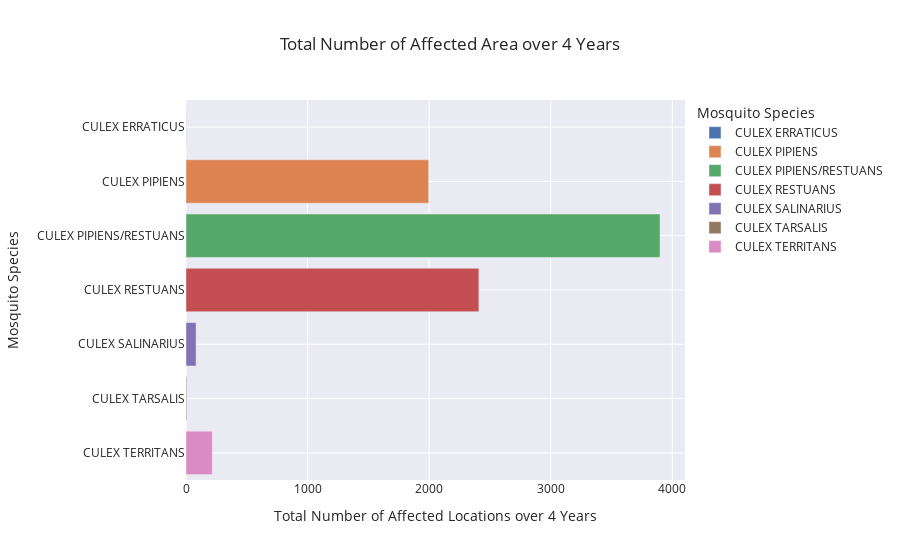

The notebook cell saved with this chart:
### Code cell
px.bar(species_count,
       x='count',
       y='species',
       orientation='h',
       color='species',
       labels={'species':'Mosquito Species','count':'Total Number of Affected Locations over 4 Years'},
       title='Total Number of Affected Area over 4 Years'
)

### Figure 1 — Plotly figure (JSON) as saved in the notebook; plotly's stock layout.template omitted (floating-point values rounded to 4 significant figures)
{"data": [{"alignmentgroup": "True", "hovertemplate": "Mosquito Species=%{y}<br>Total Number of Affected Locations over 4 Years=%{x}<extra></extra>", "legendgroup": "CULEX ERRATICUS", "marker": {"color": "rgb(76,114,176)", "pattern": {"shape": ""}}, "name": "CULEX ERRATICUS", "offsetgroup": "CULEX ERRATICUS", "orientation": "h", "showlegend": true, "textposition": "auto", "type": "bar", "x": [1], "xaxis": "x", "y": ["CULEX ERRATICUS"], "yaxis": "y"}, {"alignmentgroup": "True", "hovertemplate": "Mosquito Species=%{y}<br>Total Number of Affected Locations over 4 Years=%{x}<extra></extra>", "legendgroup": "CULEX PIPIENS", "marker": {"color": "rgb(221,132,82)", "pattern": {"shape": ""}}, "name": "CULEX PIPIENS", "offsetgroup": "CULEX PIPIENS", "orientation": "h", "showlegend": true, "textposition": "auto", "type": "bar", "x": [1996], "xaxis": "x", "y": ["CULEX PIPIENS"], "yaxis": "y"}, {"alignmentgroup": "True", "hovertemplate": "Mosquito Species=%{y}<br>Total Number of Affected Locations over 4 Years=%{x}<extra></extra>", "legendgroup": "CULEX PIPIENS/RESTUANS", "marker": {"color": "rgb(85,168,104)", "pattern": {"shape": ""}}, "name": "CULEX PIPIENS/RESTUANS", "offsetgroup": "CULEX PIPIENS/RESTUANS", "orientation": "h", "showlegend": true, "textposition": "auto", "type": "bar", "x": [3899], "xaxis": "x", "y": ["CULEX PIPIENS/RESTUANS"], "yaxis": "y"}, {"alignmentgroup": "True", "hovertemplate": "Mosquito Species=%{y}<br>Total Number of Affected Locations over 4 Years=%{x}<extra></extra>", "legendgroup": "CULEX RESTUANS", "marker": {"color": "rgb(196,78,82)", "pattern": {"shape": ""}}, "name": "CULEX RESTUANS", "offsetgroup": "CULEX RESTUANS", "orientation": "h", "showlegend": true, "textposition": "auto", "type": "bar", "x": [2409], "xaxis": "x", "y": ["CULEX RESTUANS"], "yaxis": "y"}, {"alignmentgroup": "True", "hovertemplate": "Mosquito Species=%{y}<br>Total Number of Affected Locations over 4 Years=%{x}<extra></extra>", "legendgroup": "CULEX SALINARIUS", "marker": {"color": "rgb(129,114,179)", "pattern": {"shape": ""}}, "name": "CULEX SALINARIUS", "offsetgroup": "CULEX SALINARIUS", "orientation": "h", "showlegend": true, "textposition": "auto", "type": "bar", "x": [83], "xaxis": "x", "y": ["CULEX SALINARIUS"], "yaxis": "y"}, {"alignmentgroup": "True", "hovertemplate": "Mosquito Species=%{y}<br>Total Number of Affected Locations over 4 Years=%{x}<extra></extra>", "legendgroup": "CULEX TARSALIS", "marker": {"color": "rgb(147,120,96)", "pattern": {"shape": ""}}, "name": "CULEX TARSALIS", "offsetgroup": "CULEX TARSALIS", "orientation": "h", "showlegend": true, "textposition": "auto", "type": "bar", "x": [6], "xaxis": "x", "y": ["CULEX TARSALIS"], "yaxis": "y"}, {"alignmentgroup": "True", "hovertemplate": "Mosquito Species=%{y}<br>Total Number of Affected Locations over 4 Years=%{x}<extra></extra>", "legendgroup": "CULEX TERRITANS", "marker": {"color": "rgb(218,139,195)", "pattern": {"shape": ""}}, "name": "CULEX TERRITANS", "offsetgroup": "CULEX TERRITANS", "orientation": "h", "showlegend": true, "textposition": "auto", "type": "bar", "x": [216], "xaxis": "x", "y": ["CULEX TERRITANS"], "yaxis": "y"}], "layout": {"barmode": "relative", "legend": {"title": {"text": "Mosquito Species"}, "tracegroupgap": 0}, "title": {"text": "Total Number of Affected Area over 4 Years"}, "xaxis": {"anchor": "y", "domain": [0, 1], "title": {"text": "Total Number of Affected Locations over 4 Years"}}, "yaxis": {"anchor": "x", "categoryarray": ["CULEX TERRITANS", "CULEX TARSALIS", "CULEX SALINARIUS", "CULEX RESTUANS", "CULEX PIPIENS/RESTUANS", "CULEX PIPIENS", "CULEX ERRATICUS"], "categoryorder": "array", "domain": [0, 1], "title": {"text": "Mosquito Species"}}}}
